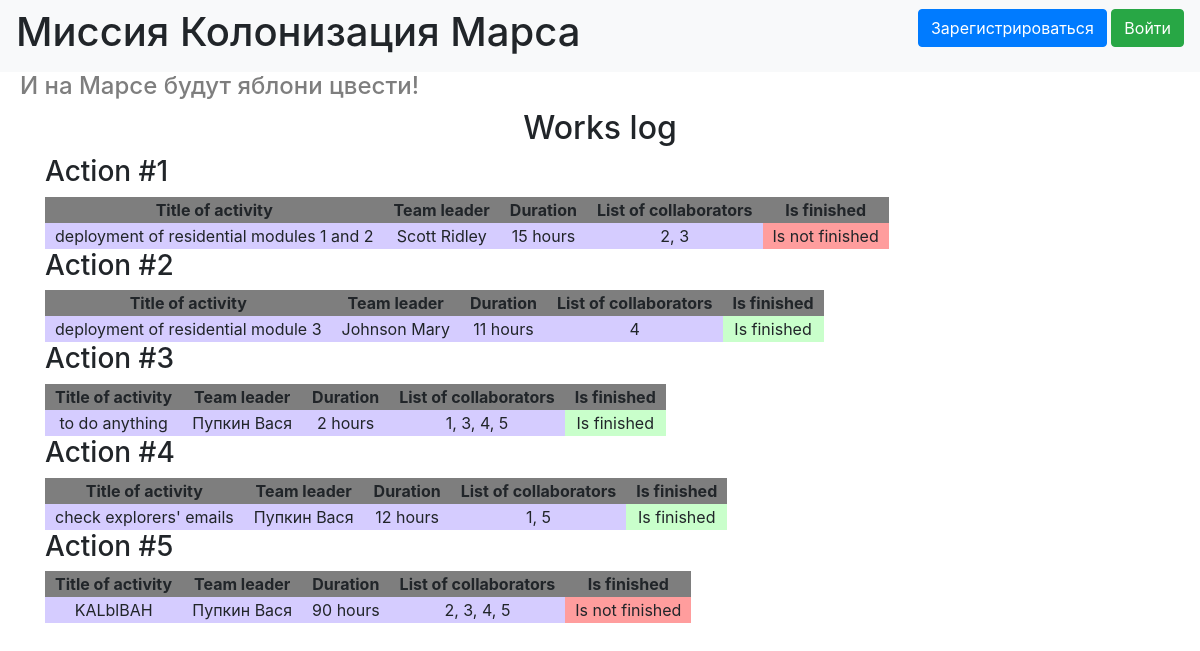
The page /index on the database as committed earlier.
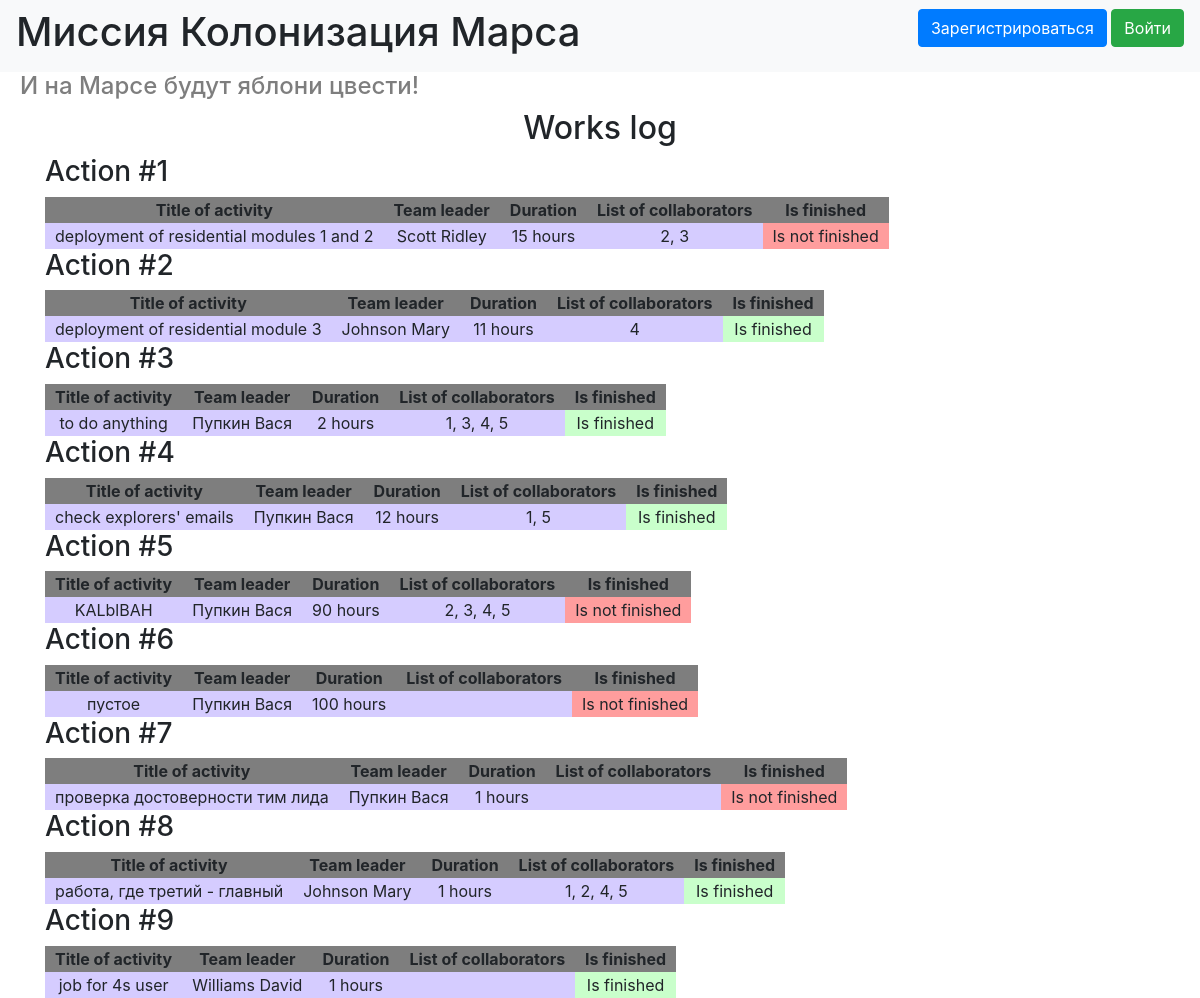
The same page on the database as committed later.
### data/jobs.py (models this page shows, shortened)
class Jobs(SqlAlchemyBase):
    __tablename__ = 'jobs'
    id = sqlalchemy.Column(sqlalchemy.Integer,
                           primary_key=True, autoincrement=True)
    team_leader = sqlalchemy.Column(sqlalchemy.Integer,
                                    sqlalchemy.ForeignKey("users.id"))
    job = sqlalchemy.Column(sqlalchemy.String, nullable=True)
    work_size = sqlalchemy.Column(sqlalchemy.Integer, nullable=True)
    collaborators = sqlalchemy.Column(sqlalchemy.String, nullable=True)
    start_date = sqlalchemy.Column(sqlalchemy.Date, nullable=True)
    end_date = sqlalchemy.Column(sqlalchemy.Date, nullable=False)
    is_finished = sqlalchemy.Column(sqlalchemy.Boolean, nullable=False)
    user = orm.relationship('User')

### data/users.py (models this page shows, shortened)
class User(SqlAlchemyBase, UserMixin):
    __tablename__ = 'users'
    id = sqlalchemy.Column(sqlalchemy.Integer,
                           primary_key=True, autoincrement=True)
    surname = sqlalchemy.Column(sqlalchemy.String, nullable=True)
    name = sqlalchemy.Column(sqlalchemy.String, nullable=True)
    age = sqlalchemy.Column(sqlalchemy.Integer, nullable=True)
    position = sqlalchemy.Column(sqlalchemy.String, nullable=True)
    speciality = sqlalchemy.Column(sqlalchemy.String, nullable=True)
    address = sqlalchemy.Column(sqlalchemy.String, nullable=True)
    email = sqlalchemy.Column(sqlalchemy.String,
                              unique=True, nullable=True)
    hashed_password = sqlalchemy.Column(sqlalchemy.String, nullable=True)
    modified_date = sqlalchemy.Column(sqlalchemy.DateTime,
                                      default=datetime.datetime.now)
    jobs = orm.relationship("Jobs", back_populates='user')
    department = orm.relationship('Department')

### index.py (the view)
@app.route('/')
@app.route('/index')
def works_log():
    db_sess = db_session.create_session()
    jobs = db_sess.query(Jobs).all()
    return render_template('works_log.html', jobs=jobs)

### data/db_session.py (called while the page is built)
def create_session() -> Session:
    global __factory
    return __factory()

### templates/works_log.html
{% extends "base.html" %}
{% block content %}
    <h2> Works log </h2>
    {% for job in jobs %}
        <h3> Action #{{job.id}} </h3>
        <table>
            <tr>
                <th> Title of activity </th>
                <th> Team leader </th>
                <th> Duration </th>
                <th> List of collaborators </th>
                <th> Is finished </th>
            </tr>
            <tr style="background-color: #d5ccff">
                <td> {{job.job}} </td>
                <td> {{job.user.surname}} {{job.user.name}} </td>
                <td> {{job.work_size}} hours </td>
                <td> {{job.collaborators}} </td>
                {% if job.is_finished %}
                    <td style="background-color: #c9ffcb"> Is finished </td>
                {% else %}
                    <td style="background-color: #ff9d9d"> Is not finished </td>
                {% endif %}
            </tr>
        </table>
    {% endfor %}
{% endblock %}

### templates/base.html (shortened to what this page needs)
<!doctype html>
<html lang="en">
<head>
    <link rel="stylesheet"
          href="https://stackpath.bootstrapcdn.com/bootstrap/4.4.1/css/bootstrap.min.css"
>
    <link rel="stylesheet" type="text/css" href="/static/css/style.css">
</head>
<body>
<header>
    <nav class="navbar navbar-light bg-light">
        <h1> Миссия Колонизация Марса </h1>
        {% if current_user.is_authenticated %}
            <p>
                <a class="navbar-brand" href="/logout">{{ current_user.surname }} {{ current_user.name }}</a>
                <a href="create_job" class="btn btn-secondary">Добавить работу</a>
            </p>
        {% else %}
            <p>
                <a class="btn btn-primary " href="/register">Зарегистрироваться</a>
                <a class="btn btn-success" href="/login">Войти</a>
            </p>
        {% endif %}
    </nav>
    <h4> И на Марсе будут яблони цвести! </h4>
</header>
<main role="main" class="container">
    {% block content %}{% endblock %}
</main>
</body>
</html>

### static/css/style.css (style rules this page uses)
h4 { margin-left: 20px; color: #7e7e7e; }
h2 { text-align: center; }
th { padding-left: 10px; padding-right: 10px; text-align: center; background-color: #7e7e7e; }
td { padding-left: 10px; padding-right: 10px; text-align: center; }

Rows that differ between the two databases and show on the page:
added Jobs: id "6", job "пустое", user.surname "Пупкин", user.name "Вася", work_size "100", is_finished "Is not finished"
added Jobs: id "7", job "проверка достоверности тим лида", user.surname "Пупкин", user.name "Вася", work_size "1", is_finished "Is not finished"
added Jobs: id "8", job "работа, где третий - главный", user.surname "Johnson", user.name "Mary", work_size "1", collaborators "1, 2, 4, 5", is_finished "Is finished"
added Jobs: id "9", job "job for 4s user", user.surname "Williams", user.name "David", work_size "1", is_finished "Is finished"
